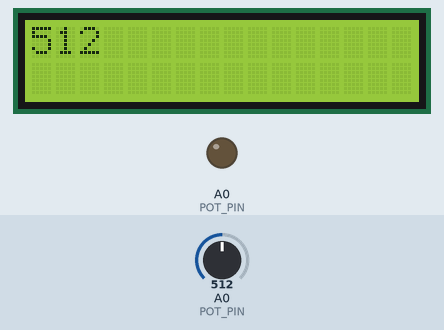
A sketch run on a simulated Arduino Uno, built with avr-gcc and run on an emulated ATmega328P. Shown: 16×2 character LCD, output pins drawn as LEDs (lit = HIGH). The test bench sets the inputs (shaded band); at power-on: A0 (POT_PIN) = 512. What the sketch prints to the serial monitor is not drawn.

Above: at 1.29 s.
1.3 s: A0 (POT_PIN) set to 716
At 1.55 s:
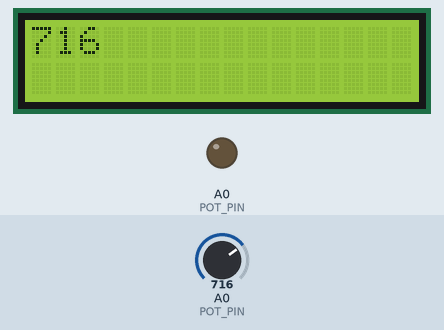
2.8 s: A0 (POT_PIN) set to 900
At 3.35 s:
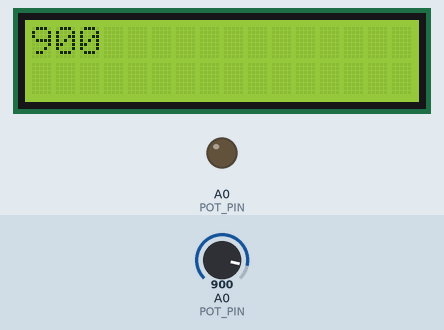
4.3 s: A0 (POT_PIN) set to 1023
At 4.85 s:
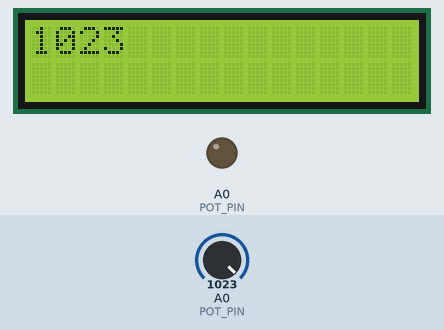
Timing chart, 0 to 7.3 s (numbered marks = the images above; inputs shaded):
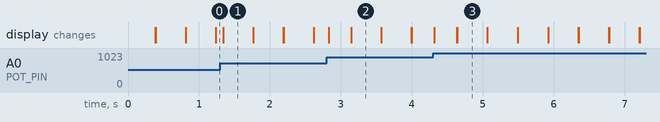

Measured:
- after the input at 1.3 s, the display: changes at once (image 1)
- after the input at 2.8 s, the display: changes at once (image 2)
- after the input at 4.3 s, the display: changes at once (image 3)
- what the display in image 1 shows lasts 0.5 s, from 1.3 s to 1.8 s

The sketch:

6.2.ino
```cpp
// ---------------- LCD I2C ----------------- //


#include <Wire.h>
#include <LiquidCrystal_I2C.h>

LiquidCrystal_I2C lcd(0x27, 2, 1, 0, 4, 5, 6, 7, 3, POSITIVE); //set LCD address
const int POT_PIN = A0;

void setup() {
  // put your setup code here, to run once:
  Serial.begin(9600);
  lcd.begin (16, 2);
  lcd.backlight();
  lcd.clear();
  pinMode (POT_PIN, OUTPUT);
}

void loop() {
  // put your main code here, to run repeatedly:
  int potval = analogRead (POT_PIN);
  lcd.print (potval);
  delay (100);
  lcd.clear();
  Serial.println(potval);
}
```
